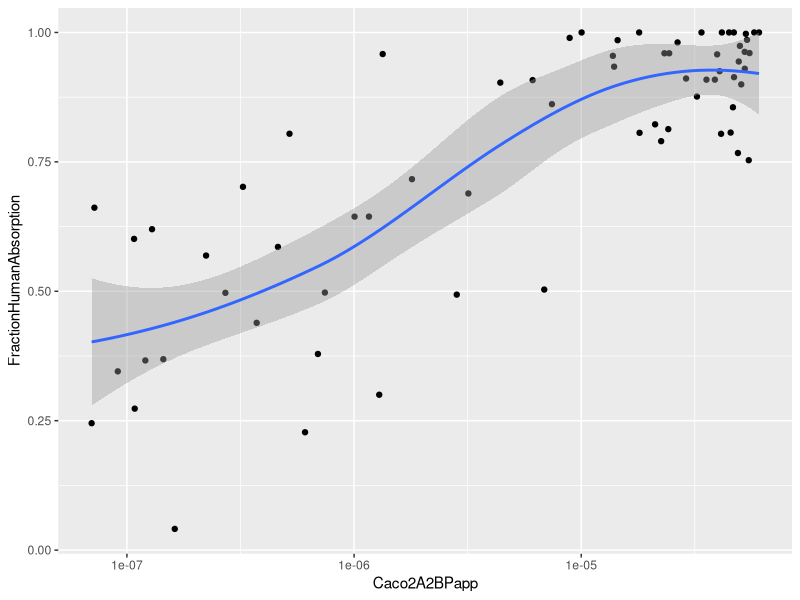
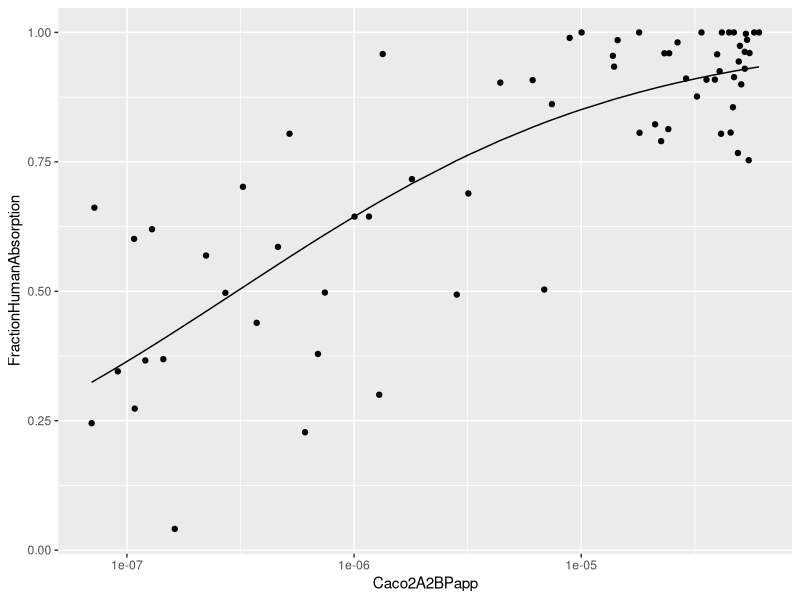
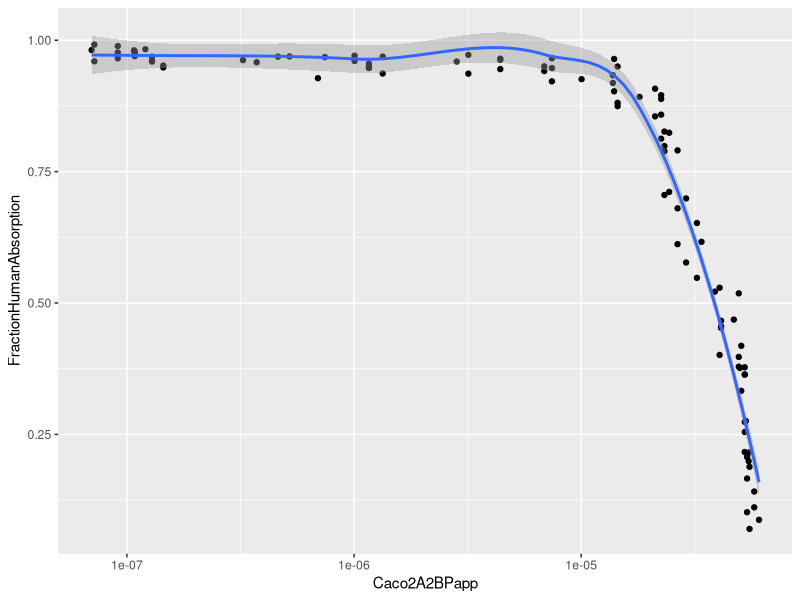

R code for these plots, in order:
## ---- chunk 1
library(ggplot2)
d <- read.table('caco2.csv',header=T,sep=',')
ggplot(d,aes(x=Caco2A2BPapp,y=FractionHumanAbsorption)) +
   geom_point() + scale_x_log10() + geom_smooth()
## ---- chunk 2
model <- glm(data=d, FractionHumanAbsorption~log(Caco2A2BPapp),
   family=binomial(link='logit'))
print(summary(model))
d$model <- predict(model,newdata=d,type='response')
ggplot(d,) +
   geom_point(aes(x=Caco2A2BPapp,y=FractionHumanAbsorption)) + 
   geom_line(aes(x=Caco2A2BPapp,y=model)) +
   scale_x_log10()
Intercept <- model$coefficients['(Intercept)']
cacoEffect <- model$coefficients['log(Caco2A2BPapp)']
## ---- chunk 3
set.seed(2535251)
s <- data.frame(week=1:100)
s$Caco2A2BPapp <- sort(sample(d$Caco2A2BPapp,100,replace=T),decreasing=T)
sigmoid <- function(x) {1/(1+exp(-x))}
s$FractionHumanAbsorption <- 
 sigmoid(Intercept + cacoEffect*log(s$Caco2A2BPapp) + 
   s$week/10 - mean(s$week/10) +
   rnorm(100)/3)
write.table(s,'synth.csv',sep=',',quote=F,row.names=F)
## ---- chunk 4
print(summary(glm(data=s, FractionHumanAbsorption~log(Caco2A2BPapp),
   family=binomial(link='logit'))))
ggplot(s,aes(x=Caco2A2BPapp,y=FractionHumanAbsorption)) +
    geom_point() + scale_x_log10() + geom_smooth()
## ---- chunk 5
print(summary(glm(data=s,FractionHumanAbsorption~week+log(Caco2A2BPapp),
   family=binomial(link='logit'))))
## ---- chunk 6
mF <- glm(data=s, FractionHumanAbsorption~week,
    family=binomial(link='logit'))
weekEffect <- mF$coefficients['week']
print(summary(mF))
print(summary(glm(data=s,FractionHumanAbsorption~log(Caco2A2BPapp) +
   offset(weekEffect*week),
   family=binomial(link='logit'))))
